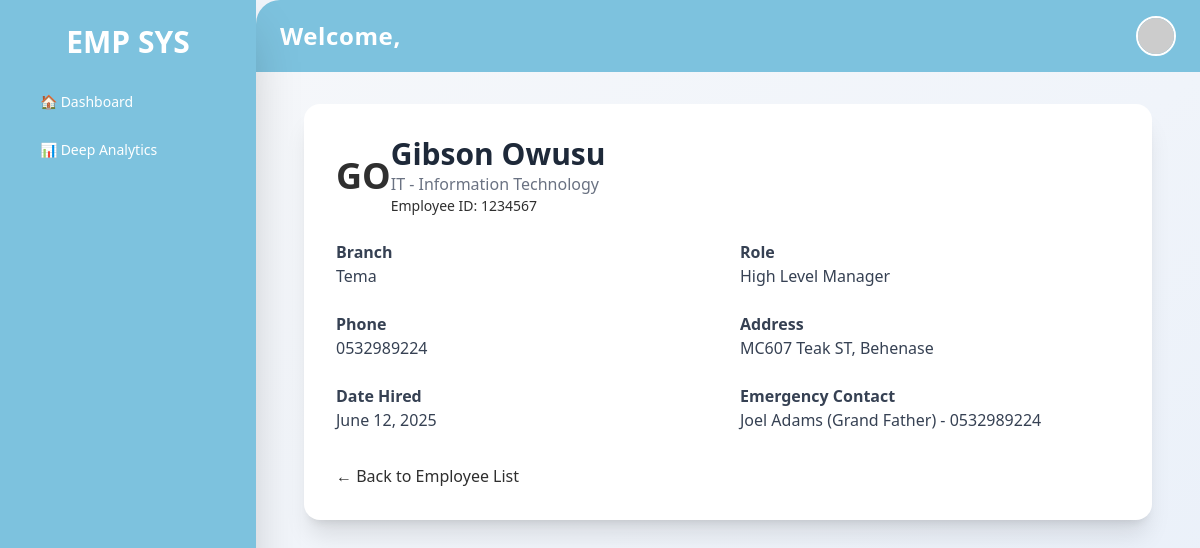
Page /employees/view/5/ (signed in) on the committed database.
### performance_app/models.py (models this page shows, shortened)
class EmployeeProfile(models.Model):
    user = models.OneToOneField(User, on_delete=models.CASCADE)
    first_name = models.CharField(max_length=100, blank=True, null=True)
    last_name = models.CharField(max_length=100, blank=True, null=True)
    department = models.CharField(max_length=100)
    job_title = models.CharField(max_length=100)
    date_hired = models.DateField()
    phone = models.CharField(max_length=15, blank=True, null=True)
    address = models.TextField(null=True, blank=True)
    emergency_contact_name = models.CharField(max_length=100, null=True, blank=True)
    emergency_contact_phone = models.CharField(max_length=15, null=True, blank=True)
    emergency_relationship = models.CharField(max_length=50, null=True, blank=True)
    data_created = models.DateTimeField(auto_now_add=True, blank=True, null=True)
    data_updated = models.DateTimeField(auto_now=True, blank=True, null=True)
    created_by = models.ForeignKey(User, related_name='created_employee', on_delete=models.CASCADE, null=True, blank=True)
    updated_by = models.ForeignKey(User, related_name='updated_employee', on_delete=models.CASCADE, null=True, blank=True)

class User(AbstractBaseUser, PermissionsMixin):
    ROLE_CHOICES = [
        ('HR', 'HR'),
        ('HIGH_MANAGER', 'High Level Manager'),
        ('MIDDLE_MANAGER', 'Middle Level Manager'),
        ('MANAGER', 'Low Level Manager'),
        ('EMPLOYEE', 'Employee'),
    ]
    employee_id = models.CharField(max_length=20, unique=True)
    role = models.CharField(max_length=20, choices=ROLE_CHOICES)
    branch = models.CharField(max_length=100, blank=True, null=True)
    is_active = models.BooleanField(default=True)
    is_staff = models.BooleanField(default=False)
    USERNAME_FIELD = 'employee_id'
    REQUIRED_FIELDS = []
    objects = CustomUserManager()
    def __str__(self):
        return f"{self.employee_id} - {self.role}"

### performance_app/views.py (the view)
# urls.py: path('employees/view/<int:user_id>/', views.view_employee, name='view_employee'),
@login_required
def view_employee(request, user_id):
    employee = get_object_or_404(EmployeeProfile, user__id=user_id)
    return render(request, 'dashboard/hr/view_employee.html', {'employee': employee})

### theme/templates/dashboard/hr/view_employee.html (shortened to what this page needs)
{% extends 'base.html' %}
{% load static %}
{% block content %}
<div class="container mx-auto py-10 px-4">
    <div class="max-w-4xl mx-auto bg-white shadow-xl rounded-2xl p-8 animate-fade-in">
        <div class="flex items-center space-x-6 mb-6">
            <div class="w-24 h-24 bg-blue-100 rounded-full flex items-center justify-center text-4xl font-bold text-blue-600">
                {{ employee.first_name|slice:":1" }}{{ employee.last_name|slice:":1" }}
            </div>
            <div>
                <h2 class="text-3xl font-semibold text-gray-800">{{ employee.first_name }} {{ employee.last_name }}</h2>
                <p class="text-gray-500">{{ employee.job_title }} - {{ employee.department }}</p>
                <p class="text-sm text-gray-400">Employee ID: {{ employee.user.employee_id }}</p>
            </div>
        </div>
        <div class="grid md:grid-cols-2 gap-6 text-gray-700">
            <div>
                <h4 class="font-bold mb-1">Branch</h4>
                <p>{{ employee.user.branch }}</p>
            </div>
            <div>
                <h4 class="font-bold mb-1">Role</h4>
                <p>{{ employee.user.get_role_display }}</p>
            </div>
            <div>
                <h4 class="font-bold mb-1">Phone</h4>
                <p>{{ employee.phone }}</p>
            </div>
            <div>
                <h4 class="font-bold mb-1">Address</h4>
                <p>{{ employee.address }}</p>
            </div>
            <div>
                <h4 class="font-bold mb-1">Date Hired</h4>
                <p>{{ employee.date_hired }}</p>
            </div>
            <div>
                <h4 class="font-bold mb-1">Emergency Contact</h4>
                <p>{{ employee.emergency_contact_name }} ({{ employee.emergency_relationship }}) - {{ employee.emergency_contact_phone }}</p>
            </div>
        </div>
        <div class="mt-8">
            <a href="{% url 'employee_management' %}" class="text-blue-600 hover:underline">← Back to Employee List</a>
        </div>
    </div>
</div>
{% endblock %}

### theme/templates/dashboard/hr/view_employee.html (style rules this page uses)
.animate-fade-in { animation: fade-in 0.5s ease-out; }

### rows in the picture
EmployeeProfile: first_name "G", last_name "O", first_name "Gibson", last_name "Owusu", job_title "IT", department "Information Technology", user.employee_id "1234567", user.branch "Tema", user.role "High Level Manager", phone "0532989224", address "MC607 Teak ST, Behenase", date_hired "June 12, 2025", emergency_contact_name "Joel Adams", emergency_relationship "Grand Father", emergency_contact_phone "0532989224"
